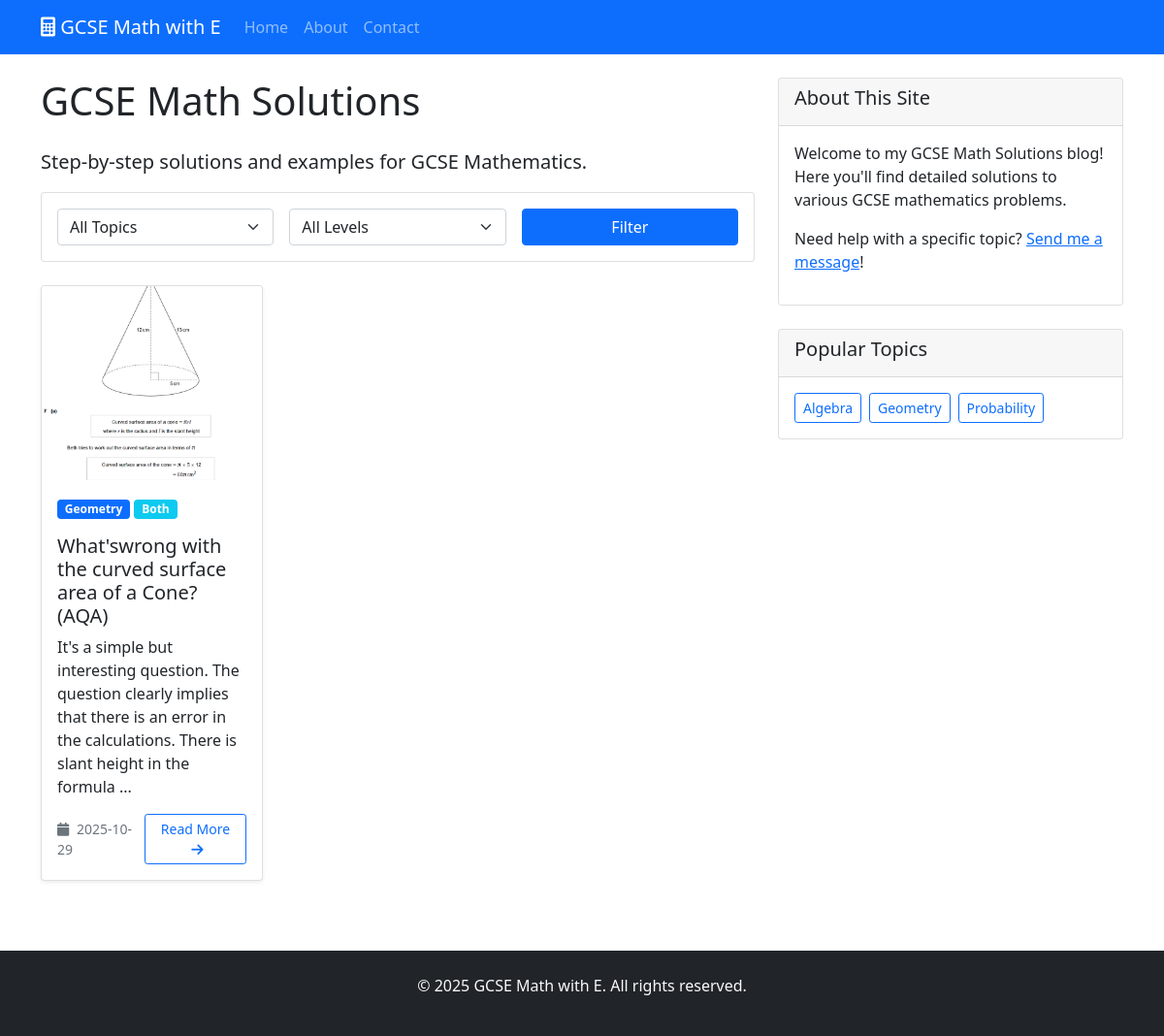
Before: / with the older database file.
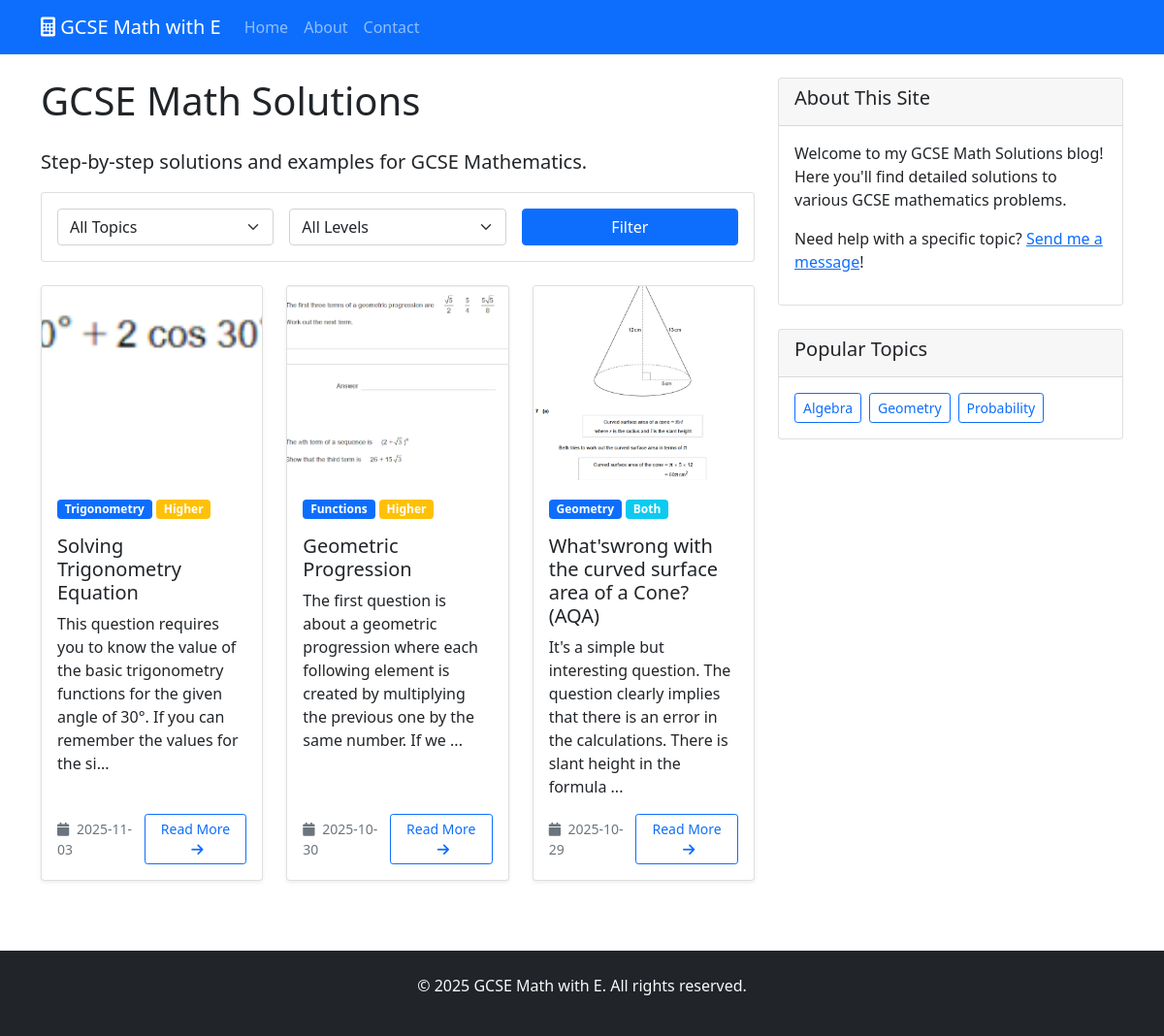
After: the same page with the newer database file.
### tables this page shows
CREATE TABLE posts (
                id INTEGER PRIMARY KEY AUTOINCREMENT,
                title TEXT NOT NULL,
                content TEXT NOT NULL,
                topic TEXT NOT NULL,
                difficulty TEXT,
                image_path TEXT,
                is_published BOOLEAN DEFAULT TRUE,
                created_at TIMESTAMP DEFAULT CURRENT_TIMESTAMP,
                updated_at TIMESTAMP DEFAULT CURRENT_TIMESTAMP
            );

### main.py (the view)
@app.route('/')
def index():
    page = request.args.get('page', 1, type=int)
    topic = request.args.get('topic', '')
    difficulty = request.args.get('difficulty', '')
    db = get_db()
    query = 'SELECT * FROM posts WHERE is_published = 1'
    params = []
    if topic:
        query += ' AND topic = ?'
        params.append(topic)
    if difficulty and difficulty != 'all':
        query += ' AND (difficulty = ? OR difficulty = ?)'
        params.extend([difficulty, 'both'])
    query += ' ORDER BY created_at DESC LIMIT 6 OFFSET ?'
    params.append((page - 1) * 6)
    posts = db.execute(query, params).fetchall()
    count_query = 'SELECT COUNT(*) FROM posts WHERE is_published = 1'
    count_params = []
    if topic:
        count_query += ' AND topic = ?'
        count_params.append(topic)
    if difficulty and difficulty != 'all':
        count_query += ' AND (difficulty = ? OR difficulty = ?)'
        count_params.extend([difficulty, 'both'])
    total_posts = db.execute(count_query, count_params).fetchone()[0]
    total_pages = (total_posts + 5) // 6 if total_posts > 0 else 1
    return render_template('index.html',
                           posts=posts,
                           topic=topic,
                           difficulty=difficulty,
                           current_page=page,
                           total_pages=total_pages)

### main.py (called while the page is built)
def get_db():
    conn = sqlite3.connect(app.config['DATABASE'])
    conn.row_factory = sqlite3.Row
    return conn

### templates/index.html (shortened to what this page needs)
{% extends "base.html" %}
{% block content %}
<div class="row">
    <div class="col-md-8">
        <h1 class="mb-4">GCSE Math Solutions</h1>
        <p class="lead">Step-by-step solutions and examples for GCSE Mathematics.</p>
        <div class="card mb-4">
            <div class="card-body">
                <form method="GET" class="row g-3">
                    <div class="col-md-4">
                        <select name="topic" class="form-select">
                            <option value="">All Topics</option>
                        </select>
                    </div>
                    <div class="col-md-4">
                        <select name="difficulty" class="form-select">
                            <option value="all" {% if difficulty == 'all' or not difficulty %}selected{% endif %}>All Levels</option>
                        </select>
                    </div>
                    <div class="col-md-4">
                        <button type="submit" class="btn btn-primary w-100">Filter</button>
                    </div>
                </form>
            </div>
        </div>
        {% if posts %}
            <div class="row">
                {% for post in posts %}
                <div class="col-md-6 col-lg-4 mb-4">
                    <div class="card h-100 shadow-sm">
                        {% if post.image_path %}
                        <img src="{{ url_for('static', filename='uploads/' + post.image_path) }}"
                             class="card-img-top" alt="{{ post.title }}"
                             style="height: 200px; object-fit: cover;">
                        {% else %}
                        <div class="card-img-top bg-light d-flex align-items-center justify-content-center"
                             style="height: 200px;">
                            <i class="fas fa-calculator fa-3x text-muted"></i>
                        </div>
                        {% endif %}
                        <div class="card-body d-flex flex-column">
                            <div class="mb-2">
                                <span class="badge bg-primary mb-2">{{ post.topic|title }}</span>
                                {% if post.difficulty %}
                                <span class="badge bg-{{ 'success' if post.difficulty == 'foundation' else 'warning' if post.difficulty == 'higher' else 'info' }}">
                                    {{ post.difficulty|title }}
                                </span>
                                {% endif %}
                            </div>
                            <h5 class="card-title">{{ post.title }}</h5>
                            <p class="card-text flex-grow-1">
                                {% if post.content|length > 150 %}
                                    {{ post.content[:150] }}...
                                {% else %}
                                    {{ post.content }}
                                {% endif %}
                            </p>
                            <div class="mt-auto">
                                <div class="d-flex justify-content-between align-items-center">
                                    <small class="text-muted">
                                        <i class="fas fa-calendar me-1"></i>
                                        {{ post.created_at[:10] }}
                                    </small>
                                    <a href="{{ url_for('show_post', post_id=post.id) }}"
                                       class="btn btn-outline-primary btn-sm">
                                        Read More <i class="fas fa-arrow-right ms-1"></i>
                                    </a>
                                </div>
                            </div>
                        </div>
                    </div>
                </div>
                {% endfor %}
            </div>
        {% else %}
            <div class="alert alert-info">
                No posts found matching your criteria.
            </div>
        {% endif %}
    </div>
    <div class="col-md-4">
        <div class="card">
            <div class="card-header">
                <h5>About This Site</h5>
            </div>
            <div class="card-body">
                <p>Welcome to my GCSE Math Solutions blog! Here you'll find detailed solutions to various GCSE mathematics problems.</p>
                <p>Need help with a specific topic? <a href="{{ url_for('contact') }}">Send me a message</a>!</p>
            </div>
        </div>
        <div class="card mt-4">
            <div class="card-header">
                <h5>Popular Topics</h5>
            </div>
            <div class="card-body">
                <div class="d-flex flex-wrap gap-2">
                    <a href="{{ url_for('index', topic='algebra') }}" class="btn btn-outline-primary btn-sm">Algebra</a>
                    <a href="{{ url_for('index', topic='geometry') }}" class="btn btn-outline-primary btn-sm">Geometry</a>
                    <a href="{{ url_for('index', topic='probability') }}" class="btn btn-outline-primary btn-sm">Probability</a>
                </div>
            </div>
        </div>
    </div>
</div>
{% endblock %}

### templates/base.html (shortened to what this page needs)
<!DOCTYPE html>
<html lang="en">
<head>
    <link href="https://cdn.jsdelivr.net/npm/bootstrap@5.1.3/dist/css/bootstrap.min.css" rel="stylesheet">
    <link href="https://cdnjs.cloudflare.com/ajax/libs/font-awesome/6.0.0/css/all.min.css" rel="stylesheet">
    <link href="{{ url_for('static', filename='css/style.css') }}" rel="stylesheet">
</head>
<body>
    <nav class="navbar navbar-expand-lg navbar-dark bg-primary">
        <div class="container">
            <a class="navbar-brand" href="{{ url_for('index') }}">
                <i class="fas fa-calculator"></i> GCSE Math with E
            </a>
            <div class="collapse navbar-collapse" id="navbarNav">
                <ul class="navbar-nav me-auto">
                    <li class="nav-item">
                        <a class="nav-link" href="{{ url_for('index') }}">Home</a>
                    </li>
                    <li class="nav-item">
                        <a class="nav-link" href="{{ url_for('about') }}">About</a>
                    </li>
                    <li class="nav-item">
                        <a class="nav-link" href="{{ url_for('contact') }}">Contact</a>
                    </li>
                </ul>
            </div>
        </div>
    </nav>
    <main class="container my-4">
        {% block content %}{% endblock %}
    </main>
    <footer class="bg-dark text-light py-4 mt-5">
        <div class="container text-center">
            <p>&copy; 2025 GCSE Math with E. All rights reserved.</p>
        </div>
    </footer>
</body>
</html>

Changed rows visible on the page:
added posts: image_path (picture), topic "Trigonometry", difficulty "Higher", title "Solving Trigonometry Equation", content "This question requires you to know the value of the basic trigonometry functions for the given angle of 30°. If you can remember the values for the si", created_at "2025-11-03"
added posts: image_path (picture), topic "Functions", difficulty "Higher", title "Geometric Progression", content "The first question is about a geometric progression where each following element is created by multiplying the previous one by the same number. If we", created_at "2025-10-30"
